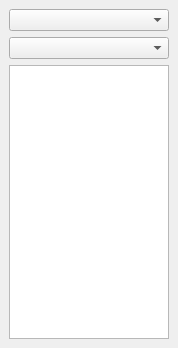
<?xml version="1.0" encoding="UTF-8"?>
<ui version="4.0">
 <class>StripChartDockWidgetBase</class>
 <widget class="QDockWidget" name="StripChartDockWidgetBase">
  <property name="geometry">
   <rect>
    <x>0</x>
    <y>0</y>
    <width>178</width>
    <height>348</height>
   </rect>
  </property>
  <property name="windowTitle">
   <string>Draw strip &amp;chart</string>
  </property>
  <widget class="QWidget" name="dockWidgetContents">
   <layout class="QGridLayout" name="gridLayout">
    <item row="0" column="0">
     <layout class="QVBoxLayout" name="verticalLayout">
      <item>
       <widget class="QComboBox" name="cbLayer"/>
      </item>
      <item>
       <widget class="QComboBox" name="cbItem"/>
      </item>
      <item>
       <widget class="QGraphicsView" name="graphicsView"/>
      </item>
     </layout>
    </item>
   </layout>
  </widget>
 </widget>
 <resources/>
 <connections/>
</ui>
